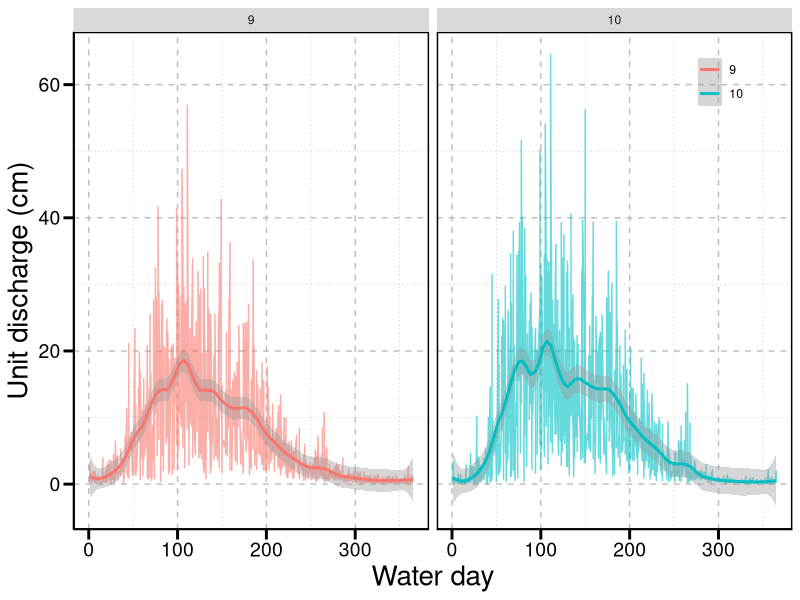
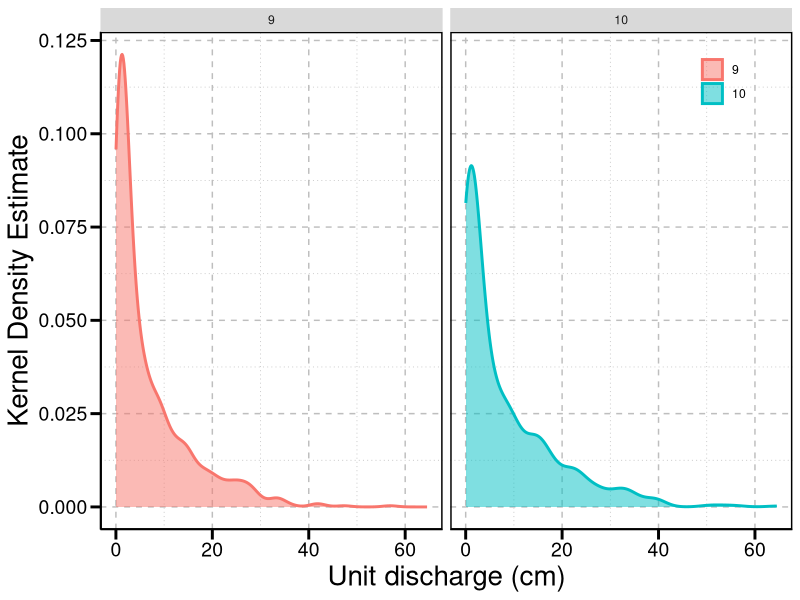
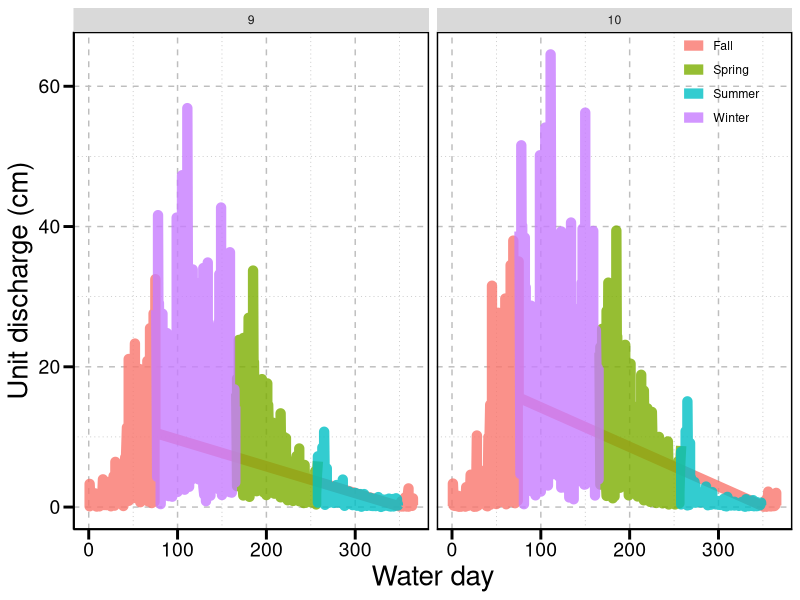

Write R code to recreate these figures, in order.
## ---- chunk 1
"NOTE: The preview button is only available when the output is an html file"
## ---- chunk 2
install.packages(c("lubridate","gridExtra","grid","plyr","dplyr",
                "nlme","doBy","MASS","lsmeans","CarData","utils","cowplot","ggExtra")) 
# For this line to run, I had to 1) go to Tools -> Global Options -> Packages, and uncheck the box "Use secure download methods for HTTP" and 2) define the list of packages names as a vector by using c("package name 1",...)
## ---- chunk 3
library(ggplot2)
## ---- chunk 4
hjg <- read.csv("220621_fho_hjandrews.csv")
summary (hjg)
## ---- chunk 5
ssn_plot <- ggplot(hjg, aes(y=uq.cm, x=wd,color=as.factor(ws)))+
  # geom_point(alpha=0.8,size=3.5)+
  geom_line(alpha=0.6)+# by changing alpha, we change the transparency
  geom_smooth(span = 0.15)+# by changing span, I control the wiggles in the trend
  ylab("Unit discharge (cm)") +
  xlab("Water day")+
  theme(axis.text=element_text(colour="black",size=14),
        axis.title.y = element_text(size = 20),
        axis.title.x = element_text(size = 20),
        panel.grid.minor= element_line(colour = "gray", linetype = "dotted"), 
        panel.grid.major = element_line(colour = "gray", linetype = "dashed"),
        panel.border = element_rect(fill=NA, colour = "black", size=1),
        panel.background=element_blank(),
        axis.ticks.length = unit(0.254, "cm"),
        axis.ticks = element_line(colour = "black", size=1), 
        axis.line = element_line(colour = "black"),
        legend.position = c(.90,.90),
        legend.direction = "vertical",
        legend.background = element_rect(fill=alpha(0.1)),
        legend.title = element_blank())+
  facet_wrap(~ws)
ssn_plot
## ---- chunk 6
theme_fg = theme(axis.text=element_text(colour="black",size=14),
        axis.title.y = element_text(size = 20),
        axis.title.x = element_text(size = 20),
        panel.grid.minor= element_line(colour = "gray", linetype = "dotted"), 
        panel.grid.major = element_line(colour = "gray", linetype = "dashed"),
        panel.border = element_rect(fill=NA, colour = "black", size=1),
        panel.background=element_blank(),
        axis.ticks.length = unit(0.254, "cm"),
        axis.ticks = element_line(colour = "black", size=1), 
        axis.line = element_line(colour = "black"),
        legend.position = c(.90,.90),
        legend.direction = "vertical",
        legend.background = element_rect(fill=alpha(0.1)),
        legend.title = element_blank())
## ---- chunk 7
ssn_plot <- ggplot(hjg, aes(x=uq.cm,color=as.factor(ws), fill =as.factor(ws)))+
  geom_density(alpha = 0.5, size = 1.0)+
  ylab("Kernel Density Estimate") +
  xlab("Unit discharge (cm)")+
  # scale_x_log10()+
  theme_fg +
  facet_wrap(~ws)
ssn_plot
## ---- chunk 8
#Checking season assignment plot
ssn_plot <- ggplot(hjg, aes(y=uq.cm, x=wd,color=as.factor(ssn)))+
  geom_line(alpha=0.8,size=3.5)+
  ylab("Unit discharge (cm)") +
  xlab("Water day")+
  theme_fg +
  facet_wrap(~ws)
ssn_plot
